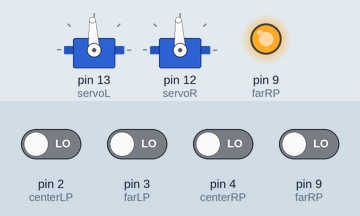
Simulated run of this sketch. Board: Arduino Uno, built with avr-gcc and run on an emulated ATmega328P. Parts: 2 × servo, output pins drawn as LEDs (lit = HIGH). The inputs (shaded band) are chosen by the test bench; at power-on: pin 2 (centerLP), pin 3 (farLP), pin 4 (centerRP), pin 9 (farRP) LOW. What the sketch prints to the serial monitor is not drawn.

Above: at 1.2 s.
1.3 s: pin 2 (centerLP) driven HIGH
2.8 s: pin 2 (centerLP) driven LOW
5.8 s: pin 3 (farLP) driven HIGH
7.3 s: pin 3 (farLP) driven LOW
10.3 s: pin 4 (centerRP) driven HIGH
Timing chart, 0 to 12.8 s (numbered marks = the images above; inputs shaded):
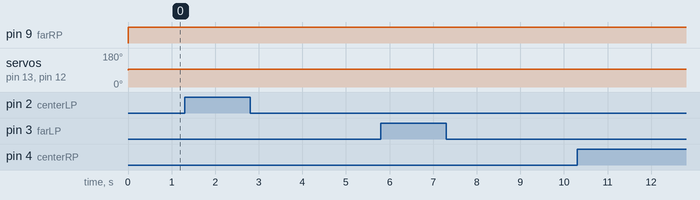

Measured:
- after the input at 1.3 s, every drawn part: stays the same

The sketch:

workingCode.ino
```cpp
#include <Servo.h>                           // Use the Servo library (included with Arduino IDE)

Servo servoL;                                // Define the left and right servos
Servo servoR;

int farLP = 3;
int centerLP = 2;
int centerRP = 4;
int farRP = 9;


// Perform these steps with the Arduino is first powered on
void setup()
{
  Serial.begin(9600);                        // Set up Arduino Serial Monitor at 9600 baud
  servoL.attach(13);                         // Attach (programmatically connect) servos to pins on Arduino
  servoR.attach(12);

}

long RCTime(int sensorIn){
   long duration = 0;
   pinMode(sensorIn, OUTPUT);     // Make pin OUTPUT
   digitalWrite(sensorIn, HIGH);  // Pin HIGH (discharge capacitor)
   delay(1);                      // Wait 1ms
   pinMode(sensorIn, INPUT);      // Make pin INPUT
   digitalWrite(sensorIn, LOW);   // Turn off internal pullups
   while(digitalRead(sensorIn)){  // Wait for pin to go LOW
      duration++;
   }
   return duration;
}

int isHighfR(int rctime) {
  if(rctime < 100)
    return 0;
  else
    return 1;
}

int isHighCR(int rctime) {
  if(rctime < 50)
    return 0;
  else
    return 1;
}

int isHighCL(int rctime) {
  if(rctime < 50)
    return 0;
  else
    return 1;
}

int isHighfL(int rctime) {
  if(rctime < 18)
    return 0;
  else
    return 1;
}

void loop()
{
  pinMode(farLP, OUTPUT);
  pinMode(centerLP, OUTPUT);
  pinMode(centerRP, OUTPUT);
  pinMode(farRP, OUTPUT);

  digitalWrite(farLP, HIGH);
  digitalWrite(centerLP, HIGH);
  digitalWrite(centerRP, HIGH);
  digitalWrite(farRP, HIGH);
  delayMicroseconds(230); // allow capcitor charge in QTI

  pinMode(farLP, INPUT);
  pinMode(centerLP, INPUT);
  pinMode(centerRP, INPUT);
  pinMode(farRP, INPUT);

  digitalWrite(farLP, LOW);
  digitalWrite(centerLP, LOW);
  digitalWrite(centerRP, LOW);
  digitalWrite(farRP, LOW);

  delayMicroseconds(230);

  int pin4 = isHighfR(RCTime(farRP));
  int pin1 = isHighCR(RCTime(centerRP));
  int pin2 = isHighCL(RCTime(centerLP));
  int pin3 = isHighfL(RCTime(farLP));
  Serial.println(RCTime(centerLP));
  //Serial.println(isHighCR(RCTime(farRP)));
  String s = String(pin3) + String(pin2) + String(pin1) + String(pin4);
  int pins = s.toInt();
  Serial.println(pins);

  // Determine how to steer based on state of the four QTI sensors
  int vL, vR;
  switch(pins)                               // Compare pins to known line following states
  {
    case 1000:
      vL = -200;                             // -100 to 100 indicate course correction values
      vR = 200;                              // -100: full reverse; 0=stopped; 100=full forward
      break;
    case 1100:
      vL = -200;
      vR = 0;
      break;
    case 101:
      vL = -200;
      vR = -200;
    case 1010:
      vL = 200;
      vR = 200;
    case 100:
      vL = -200;
      vR = 200;
      break;
    case 110:
      vL = 100;
      vR = 100;
      break;
    case 10:
      vL = 200;
      vR = -200;
      break;
    case 11:
      vL = 0;
      vR = -200;
      break;
    case 1:
      vL = 200;
      vR = -200;
      break;
    case 1110:
      vL = -200;
      vR = 200;
      break;
    case 111:
      vL = 200;
      vR = -200;
      break;
    case 1111:
      servoL.writeMicroseconds(1500);      // Steer robot to recenter it over the line
      servoR.writeMicroseconds(1500);
      delay(250);
      servoL.writeMicroseconds(1500 + 100);      // Steer robot to recenter it over the line
      servoR.writeMicroseconds(1500 - 100);
      break;
    case 0000:
      vL = 0;
      vR = 0;
      break;
  }

  servoL.writeMicroseconds(1500 + vL);      // Steer robot to recenter it over the line
  servoR.writeMicroseconds(1500 - vR);

  delay(50);                                // Delay for 50 milliseconds (1/20 second)
}
```
